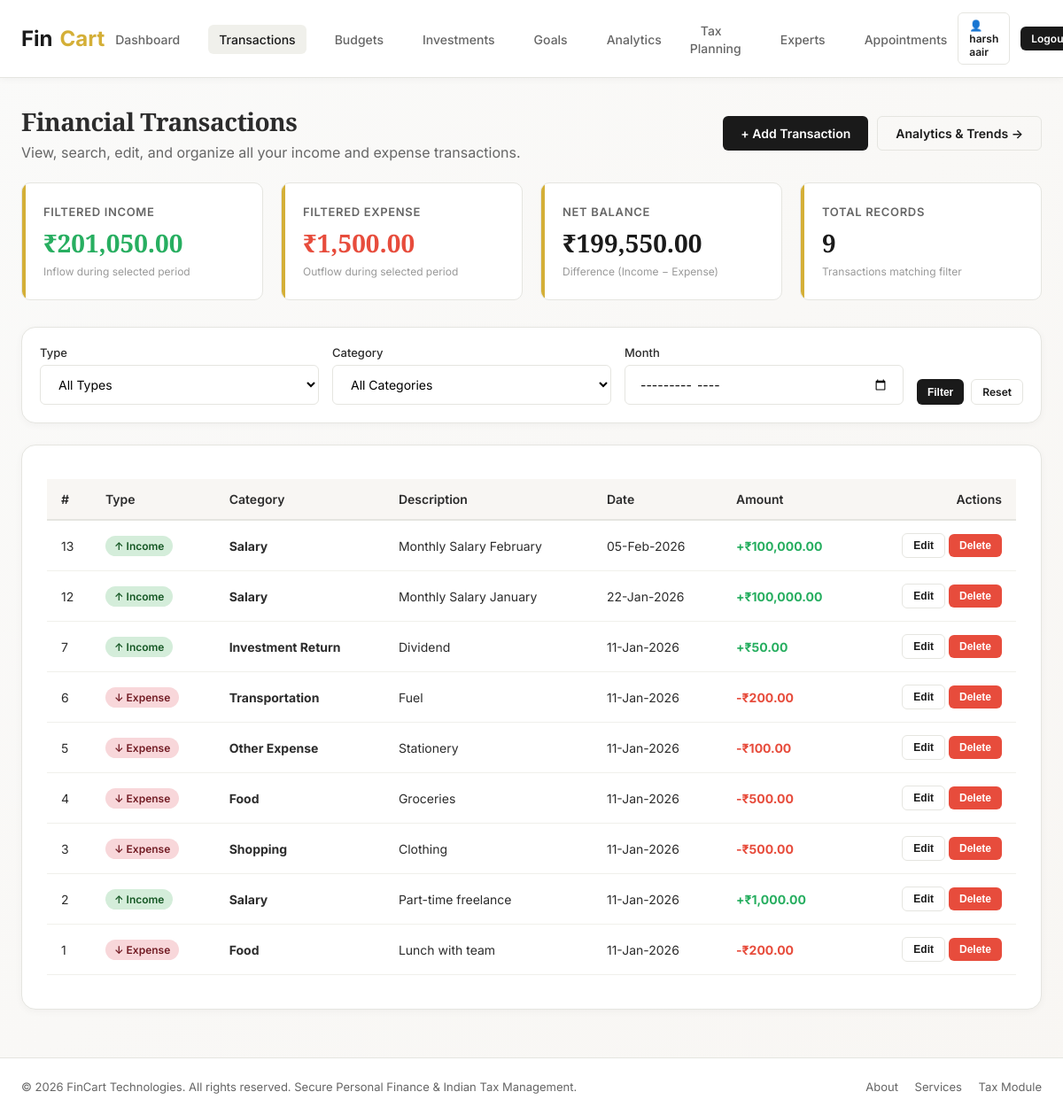
The app's page /transactions.php (signed in) with its own data.
### tables this page shows
CREATE TABLE IF NOT EXISTS `transactions` (
  `id` int NOT NULL AUTO_INCREMENT,
  `user_id` int NOT NULL,
  `type` enum('income','expense') NOT NULL,
  `category` varchar(50) DEFAULT NULL,
  `amount` decimal(15,2) NOT NULL,
  `description` text,
  `date` date DEFAULT NULL,
  `created_at` timestamp NULL DEFAULT CURRENT_TIMESTAMP,
  PRIMARY KEY (`id`),
  KEY `user_id` (`user_id`),
  CONSTRAINT `fk_transactions_user` FOREIGN KEY (`user_id`) REFERENCES `users` (`id`) ON DELETE CASCADE
);

### transactions.php (the view, shortened to what this page needs)
<?php
include "db.php";
$user_id = $_SESSION['user_id'];
$filter_type = isset($_GET['type']) ? $_GET['type'] : 'all';
$filter_month = isset($_GET['month']) ? $_GET['month'] : '';
$page = max(1, intval($_GET['page'] ?? 1));
$limit = 15;
$offset = ($page - 1) * $limit;
$where_clause = "WHERE user_id = ?";
$params = [$user_id];
$param_types = "i";
$count_sql = "SELECT COUNT(*) as total FROM transactions $where_clause";
$count_stmt = $conn->prepare($count_sql);
$count_stmt->bind_param($param_types, ...$params);
$count_stmt->execute();
$total_rows = (int)$count_stmt->get_result()->fetch_assoc()['total'];
$sql = "SELECT * FROM transactions $where_clause ORDER BY date DESC, created_at DESC LIMIT ? OFFSET ?";
$p_params = array_merge($params, [$limit, $offset]);
$p_types = $param_types . "ii";
$stmt = $conn->prepare($sql);
$stmt->bind_param($p_types, ...$p_params);
$stmt->execute();
$result = $stmt->get_result();
$transactions = $result->fetch_all(MYSQLI_ASSOC);
$sum_sql = "SELECT
    COALESCE(SUM(CASE WHEN type = 'income' THEN amount ELSE 0 END), 0) as total_income,
    COALESCE(SUM(CASE WHEN type = 'expense' THEN amount ELSE 0 END), 0) as total_expense
    FROM transactions $where_clause";
$sum_stmt = $conn->prepare($sum_sql);
$sum_stmt->bind_param($param_types, ...$params);
$sum_stmt->execute();
$summary = $sum_stmt->get_result()->fetch_assoc();
include "includes/header.php";
include "includes/navbar.php";
?>
<div class="main-content">
    <div style="display: flex; justify-content: space-between; align-items: center; margin-bottom: 24px; flex-wrap: wrap; gap: 15px;">
        <div>
            <h1 style="font-size: 28px; margin-bottom: 6px;">Financial Transactions</h1>
            <p style="color: var(--text-muted);">View, search, edit, and organize all your income and expense transactions.</p>
        </div>
        <div style="display: flex; gap: 10px;">
            <a href="add_transaction.php" class="btn btn-primary">+ Add Transaction</a>
            <a href="analytics.php" class="btn btn-secondary">Analytics & Trends &rarr;</a>
        </div>
    </div>
    <div class="stats-grid">
        <div class="stat-card">
            <div class="stat-label">Filtered Income</div>
            <div class="stat-value" style="color: var(--success);">₹<?php echo number_format((float)$summary['total_income'], 2); ?></div>
            <div class="stat-description">Inflow during selected period</div>
        </div>
        <div class="stat-card">
            <div class="stat-label">Filtered Expense</div>
            <div class="stat-value" style="color: var(--danger);">₹<?php echo number_format((float)$summary['total_expense'], 2); ?></div>
            <div class="stat-description">Outflow during selected period</div>
        </div>
        <div class="stat-card">
            <div class="stat-label">Net Balance</div>
            <div class="stat-value">₹<?php echo number_format((float)($summary['total_income'] - $summary['total_expense']), 2); ?></div>
            <div class="stat-description">Difference (Income &minus; Expense)</div>
        </div>
        <div class="stat-card">
            <div class="stat-label">Total Records</div>
            <div class="stat-value"><?php echo number_format($total_rows); ?></div>
            <div class="stat-description">Transactions matching filter</div>
        </div>
    </div>
    <div class="card" style="padding: 20px;">
        <form method="GET" style="display: flex; gap: 15px; flex-wrap: wrap; align-items: flex-end;">
            <div style="flex: 1; min-width: 140px;">
                <label style="font-size: 13px; font-weight: 500; display: block; margin-bottom: 6px;">Type</label>
                <select name="type" class="form-control">
                    <option value="all" <?php echo $filter_type === 'all' ? 'selected' : ''; ?>>All Types</option>
                </select>
            </div>
            <div style="flex: 1; min-width: 160px;">
                <label style="font-size: 13px; font-weight: 500; display: block; margin-bottom: 6px;">Category</label>
                <select name="category" class="form-control">
                    <option value="all">All Categories</option>
                </select>
            </div>
            <div style="flex: 1; min-width: 160px;">
                <label style="font-size: 13px; font-weight: 500; display: block; margin-bottom: 6px;">Month</label>
                <input type="month" name="month" class="form-control" value="<?php echo htmlspecialchars($filter_month); ?>">
            </div>
            <div style="display: flex; gap: 8px;">
                <button type="submit" class="btn btn-primary btn-sm">Filter</button>
                <a href="transactions.php" class="btn btn-secondary btn-sm">Reset</a>
            </div>
        </form>
    </div>
    <div class="card">
        <div class="table-responsive">
            <table class="custom-table">
                <thead>
                    <tr>
                        <th style="width: 50px;">#</th>
                        <th>Type</th>
                        <th>Category</th>
                        <th>Description</th>
                        <th>Date</th>
                        <th>Amount</th>
                        <th style="text-align: right;">Actions</th>
                    </tr>
                </thead>
                <tbody>
                    <?php if (!empty($transactions)): ?>
                        <?php foreach ($transactions as $t): ?>
                            <tr>
                                <td><?php echo (int)$t['id']; ?></td>
                                <td>
                                    <?php if ($t['type'] === 'income'): ?>
                                        <span class="badge badge-success">&#8593; Income</span>
                                    <?php else: ?>
                                        <span class="badge badge-danger">&#8595; Expense</span>
                                    <?php endif; ?>
                                </td>
                                <td><strong><?php echo htmlspecialchars($t['category'] ?? 'General'); ?></strong></td>
                                <td><?php echo htmlspecialchars($t['description'] ?? ''); ?></td>
                                <td><?php echo date('d-M-Y', strtotime($t['date'])); ?></td>
                                <td>
                                    <strong style="color: <?php echo $t['type'] === 'income' ? '#27ae60' : '#e74c3c'; ?>;">
                                        <?php echo $t['type'] === 'income' ? '+' : '-'; ?>₹<?php echo number_format((float)$t['amount'], 2); ?>
                                    </strong>
                                </td>
                                <td style="text-align: right;">
                                    <button
                                        type="button"
                                        class="btn btn-secondary btn-sm"
                                        onclick="openEditModal(<?php echo htmlspecialchars(json_encode($t)); ?>)">
                                        Edit
                                    </button>
                                    <form method="POST" style="display:inline;" onsubmit="return confirm('Delete this transaction?');">
                                        <button type="submit" class="btn btn-danger btn-sm">Delete</button>
                                    </form>
                                </td>
                            </tr>
                        <?php endforeach; ?>
                    <?php endif; ?>
                </tbody>
            </table>
        </div>
    </div>
</div>
<?php include "includes/footer.php"; ?>

### assets/css/main.css (style rules this page uses)
:root { --primary: #1a1a1a; --primary-light: #2c2c2c; --secondary: #f8f6f3; --accent: #d4af37; --accent-hover: #b8972e; --accent-light: #f5eedb; --text-dark: #2c2c2c; --text-muted: #666666; --text-light: #999999; --white: #ffffff; --off-white: #fafaf9; --border-color: #e5e5e0; --border-light: #f0f0eb; --success: #27ae60; --success-bg: #d4edda; --success-border: #c3e6cb; --danger: #e74c3c; --danger-bg: #f8d7da; --danger-border: #f5c6cb; --warning: #f39c12; --warning-bg: #fff3cd; --warning-border: #ffeeba; --info: #3498db; --info-bg: #d1ecf1; --info-border: #bee5eb; --radius-sm: 6px; --radius-md: 10px; --radius-lg: 16px; --shadow-sm: 0 2px 8px rgba(0, 0, 0, 0.04); --shadow-md: 0 4px 20px rgba(0, 0, 0, 0.08); --shadow-lg: 0 8px 30px rgba(0, 0, 0, 0.12); --transition: all 0.25s ease; }
* { margin: 0; padding: 0; box-sizing: border-box; }
body { font-family: 'Inter', -apple-system, BlinkMacSystemFont, 'Segoe UI', Roboto, sans-serif; background: linear-gradient(135deg, var(--off-white) 0%, var(--secondary) 100%); color: var(--text-dark); min-height: 100vh; display: flex; flex-direction: column; }
h1, h2, h3, h4, .brand-font { font-family: 'Playfair Display', Georgia, serif; font-weight: 700; letter-spacing: -0.02em; }
.btn { display: inline-flex; align-items: center; justify-content: center; gap: 8px; padding: 10px 20px; border-radius: var(--radius-sm); font-size: 14px; font-weight: 600; cursor: pointer; text-decoration: none; border: none; transition: var(--transition); }
.btn-primary { background: var(--primary); color: var(--white) !important; }
.btn-secondary { background: transparent; color: var(--primary); border: 1px solid var(--border-color); }
.btn-danger { background: var(--danger); color: var(--white) !important; }
.btn-sm { padding: 6px 12px; font-size: 12px; }
.main-content { flex: 1; max-width: 1240px; width: 100%; margin: 30px auto; padding: 0 24px; }
.card { background: var(--white); border: 1px solid var(--border-color); border-radius: var(--radius-lg); padding: 28px; box-shadow: var(--shadow-sm); transition: var(--transition); margin-bottom: 24px; }
.stats-grid { display: grid; grid-template-columns: repeat(auto-fit, minmax(240px, 1fr)); gap: 20px; margin-bottom: 30px; }
.stat-card { background: var(--white); border: 1px solid var(--border-color); border-radius: var(--radius-md); padding: 24px; position: relative; overflow: hidden; }
.stat-card::before { content: ''; position: absolute; top: 0; left: 0; width: 4px; height: 100%; background: var(--accent); }
.stat-label { font-size: 13px; font-weight: 600; text-transform: uppercase; letter-spacing: 0.05em; color: var(--text-muted); margin-bottom: 8px; }
.stat-value { font-family: 'Playfair Display', serif; font-size: 28px; font-weight: 700; color: var(--primary); }
.stat-description { font-size: 12px; color: var(--text-light); margin-top: 6px; }
.form-control { width: 100%; padding: 12px 16px; border: 1px solid var(--border-color); border-radius: var(--radius-sm); font-size: 14px; font-family: inherit; background: var(--white); transition: var(--transition); }
.table-responsive { width: 100%; overflow-x: auto; }
.custom-table { width: 100%; border-collapse: collapse; margin: 10px 0; font-size: 14px; }
.custom-table th { background: var(--secondary); color: var(--text-dark); font-weight: 600; text-align: left; padding: 14px 16px; border-bottom: 2px solid var(--border-color); }
.custom-table td { padding: 14px 16px; border-bottom: 1px solid var(--border-light); color: var(--text-dark); }
.badge { display: inline-block; padding: 4px 10px; border-radius: 20px; font-size: 12px; font-weight: 600; }
.badge-success { background: var(--success-bg); color: #155724; }
.badge-danger { background: var(--danger-bg); color: #721c24; }

### records on screen
transactions: id "13", type "↑ Income", category "Salary", description "Monthly Salary February", date "05-Feb-2026", amount "100,000.00"
transactions: id "12", type "↑ Income", category "Salary", description "Monthly Salary January", date "22-Jan-2026", amount "100,000.00"
transactions: id "7", type "↑ Income", category "Investment Return", description "Dividend", date "11-Jan-2026", amount "50.00"
transactions: id "6", type "↓ Expense", category "Transportation", description "Fuel", date "11-Jan-2026", amount "200.00"
transactions: id "5", type "↓ Expense", category "Other Expense", description "Stationery", date "11-Jan-2026", amount "100.00"
transactions: id "4", type "↓ Expense", category "Food", description "Groceries", date "11-Jan-2026", amount "500.00"
transactions: id "3", type "↓ Expense", category "Shopping", description "Clothing", date "11-Jan-2026", amount "500.00"
transactions: id "2", type "↑ Income", category "Salary", description "Part-time freelance", date "11-Jan-2026", amount "1,000.00"
transactions: id "1", type "↓ Expense", category "Food", description "Lunch with team", date "11-Jan-2026", amount "200.00"

### other values on screen
$user_display_name "harsh aair"
$summary['total_income'] "201,050.00"
$summary['total_expense'] "1,500.00"
$summary['total_income'] - $summary['total_expense'] "199,550.00"
$total_rows "9"
